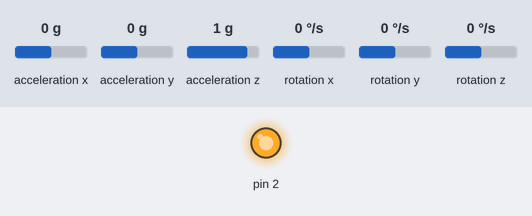
The sketch below on a simulated Arduino Uno, built with avr-gcc and run on an emulated ATmega328P. Parts: output pins drawn as LEDs (lit = HIGH). Wiring (inferred from the names in the program): MPU-6050 motion sensor at I2C address 0x68. Inputs (shaded band) come from the test bench; at power-on: acceleration x 0 g, acceleration y 0 g, acceleration z 1 g, rotation x 0 °/s, rotation y 0 °/s, rotation z 0 °/s. What the sketch prints to the serial monitor is not drawn.

Above: at 0.1 s.
Timing chart, 0 to 1.6 s (numbered marks = the images above):
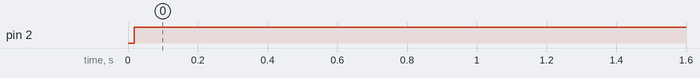

The sketch:

Kalman.ino
```cpp
// I2C libray communication
#include <Wire.h>

// IMU I2C address
#define MPU   0x68

float theta = 0.0, theta_speed = 0.0;
float ax_angle = 0;
float gx_angle = 0;
float gx_float = 0;

float Ts = 0.01, currentT = 0.0, previousT = 0.0;        // Elapsed time in loop() function

float Q_angle = 0.0088; // Angular data confidence
float Q_bias  = 0.0088; // Angular velocity data confidence
float R_meas  = 0.0305;
float roll_angle = 0.0;
float bias = 0.0;
float P[2][2] = {{ 1, 0 }, { 0, 1 }};
float K[2] = {0, 0};

// MAIN SETUP
void setup() { // put your setup code here, to run once:
  Wire.begin();
  Serial.begin(115200);                   // make sure your Serial Monitor is also set at this baud rate.
  IMUsetup();
  currentT = millis();

  pinMode (2, OUTPUT);
  pinMode (0, INPUT);
  while(digitalRead(0) == HIGH); //Wait for BOOT buton
}

// MAIN LOOP
void loop() {// put your main code here, to run repeatedly:

  currentT = millis();
  if ((currentT - previousT)/1000.0 >= Ts) {
    previousT = currentT;

    IMUread();

    Serial.print(currentT/1000.0, 6);
    Serial.print(",");
    Serial.print(ax_angle, 6);
    Serial.print(",");
    Serial.print(gx_angle, 6);
    Serial.print(",");
    Serial.print(theta, 6);
    Serial.print(",");
    Serial.print(bias, 6);
    Serial.print(",");
    Serial.println(gx_float, 6);

    digitalWrite(2, HIGH);
  }

}

// SETUP functions
void IMUsetup(){
  // Initialize the MPU6050
  Wire.beginTransmission(MPU);           // begin, Send the slave address (in this case 68)
  Wire.write(0x6B);                      // make the reset (write 0 into the 6B register)
  Wire.write(0);
  Wire.endTransmission(true);            // end the transmission

  // Gyro config
  Wire.beginTransmission(MPU);           // begin, Send the slave address (in this case 68)
  Wire.write(0x1B);                      // We want to write to the GYRO_CONFIG register (0x1B)
  Wire.write(0x00000000);                // 0x00000000 -> FS_SEL = 0 (±250 °/s)
  Wire.endTransmission();                // End the transmission with the gyro

  // Acc config
  Wire.beginTransmission(MPU);           // Start communication with the address found during search
  Wire.write(0x1C);                      // We want to write to the ACCEL_CONFIG register
  Wire.write(0b00000000);                // Set to ±2g full scale range
  Wire.endTransmission();
}

// IMU function: Kalman Filter
void IMUread(){
  // read IMU
  int16_t ax,ay,az,temp,gx,gy,gz;
  Wire.beginTransmission(MPU);    // IMU address: 0x68
  Wire.write(0x3B);
  Wire.endTransmission(false);
  Wire.requestFrom(MPU,14);        // IMU address: 0x68
  ax=Wire.read()<<8|Wire.read();   // X-axis value: 16384.0;
  ay=Wire.read()<<8|Wire.read();   // Y-axis value: 16384.0;
  az=Wire.read()<<8|Wire.read();   // Z-axis value: 16384.0;
  temp=Wire.read()<<8|Wire.read();
  gx=Wire.read()<<8|Wire.read();
  gy=Wire.read()<<8|Wire.read();
  gz=Wire.read()<<8|Wire.read();
  //accelerometer angles in degrees (or rads)
  ax_angle = atan2(ay, sqrt(ax*ax + az*az)) * 57.3; // roll
  //float ay_angle = atan2(ax, sqrt(ay*ay + az*az)) * 57.3; // pitch
  // float az_angle = atan2(sqrt(ax*ax + az*az), az) * 57.3; // yaw (useless)
  // gyro measurements in degress (or rads)
  gx_float =  gx / 131.0; //* 0.0174533; // Datasheet Sensitivity Scale Factor: 131, 65.5, 32.8, 16.4 for degrees/sec and Scale pi/180 = 0.0174533 for rad/sec
  // gy =  gy / 131.0; //* 0.0174533; // Datasheet Sensitivity Scale Factor: 131, 65.5, 32.8, 16.4 for degrees/sec and Scale pi/180 = 0.0174533 for rad/sec
  // gz =  gz / 131.0; //* 0.0174533; // Datasheet Sensitivity Scale Factor: 131, 65.5, 32.8, 16.4 for degrees/sec and Scale pi/180 = 0.0174533 for rad/sec

  // begin: Kalman filter - Roll Axis (X)
  roll_angle += (gx_float - bias) * Ts;

  P[0][0] += ( (P[1][1]*Ts) - P[0][1] - P[1][0] + (Q_angle * Ts) ) * Ts;
  P[0][1] += -P[1][1] * Ts;
  P[1][0] += -P[1][1] * Ts;
  P[1][1] += Q_bias;
  //
  K[0] = P[0][0] / (P[0][0] + R_meas);
  K[1] = P[1][0] / (P[0][0] + R_meas);
  //
  roll_angle += K[0] * (ax_angle - roll_angle);
  bias       += K[1] * (ax_angle - roll_angle);
  //
  float P00_temp = P[0][0];
  float P01_temp = P[0][1];

  P[0][0] -= K[0] * P00_temp;
  P[0][1] -= K[0] * P01_temp;
  P[1][0] -= K[1] * P00_temp;
  P[1][1] -= K[1] * P01_temp;
  // end: Kalman filter

  theta_speed = gx_float - bias; // Unbiased gyro speed
  gx_angle += gx_float * Ts;
  theta = roll_angle;

}
```

Measured:
- by itself, pin 2: LOW → HIGH at 0.02 s
